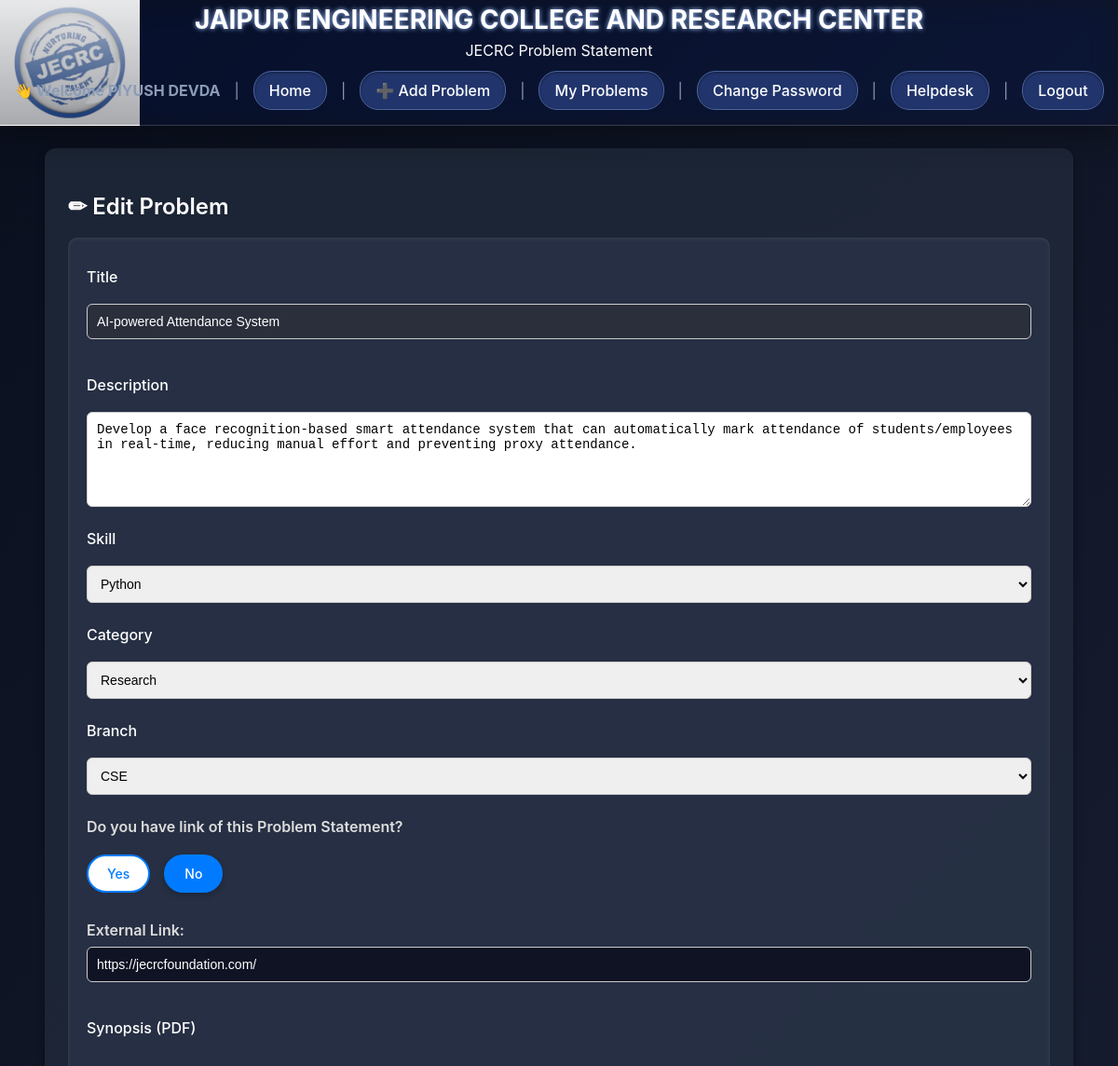
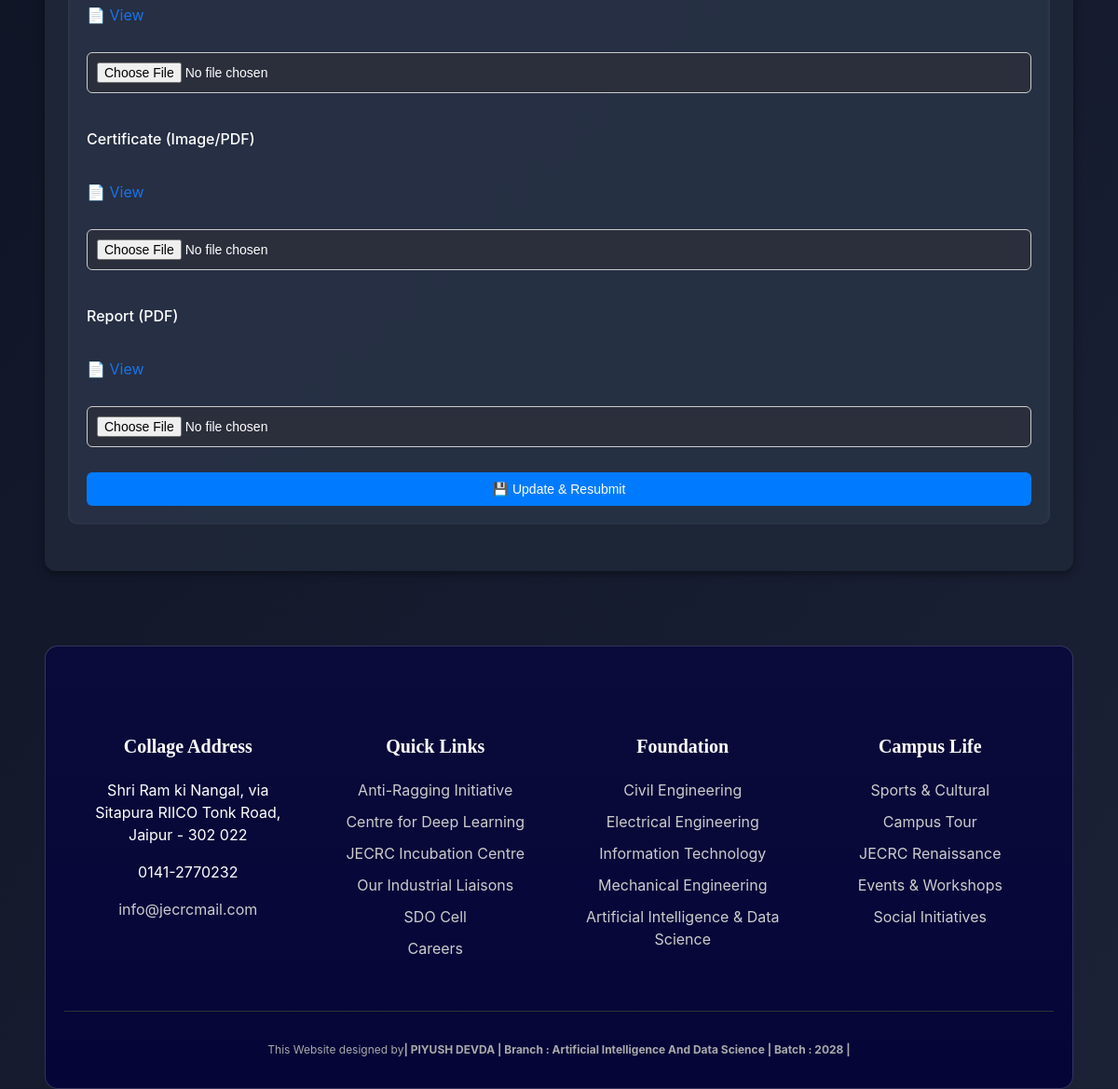
Screenshot of /student/edit_problem/15 (signed in) with the database file from the repository (2 pictures, top to bottom).
### tables this page shows
CREATE TABLE problems (
    id INTEGER PRIMARY KEY AUTOINCREMENT,
    title TEXT UNIQUE,
    description TEXT,
    skill TEXT,
    category TEXT,
    branch TEXT,
    external_link TEXT,
    created_by_name TEXT,
    created_by_roll TEXT,
    created_by_branch TEXT,
    created_by_batch TEXT,
    status TEXT DEFAULT 'Pending'
, created_at DATETIME DEFAULT CURRENT_TIMESTAMP, rejection_reason TEXT, student_id TEXT, synopsis_path TEXT, certificate_path TEXT, report_path TEXT);

### app.py (the view, shortened to what this page needs)
@app.route("/student/edit_problem/<int:pid>", methods=["GET", "POST"])
def student_edit_problem(pid):
    if not require_student():
        return redirect(url_for("login"))
    conn = get_db()
    cur = conn.cursor()
    cur.execute("SELECT * FROM problems WHERE id=? AND created_by_roll=?", (pid, session["user"]))
    problem = cur.fetchone()
    if not problem:
        conn.close()
        flash("Problem not found or not yours.", "danger")
        return redirect(url_for("student_problems"))
    conn.close()
    return render_template("student_edit_problem.html", problem=problem)

### app.py (called while the page is built)
def get_db():
    conn = sqlite3.connect(DB_PATH)
    conn.row_factory = sqlite3.Row
    return conn

def require_student():
    return "user" in session

### templates/student_edit_problem.html (shortened to what this page needs)
{% extends 'base.html' %}
{% block content %}
<div class="dashboard-box">
    <h2>✏ Edit Problem</h2>
    <form method="POST" enctype="multipart/form-data" class="form-container">
        <label>Title</label>
        <input type="text" name="title" value="{{ problem['title'] }}" required />
        <label>Description</label>
        <textarea name="description" rows="5" required>{{ problem['description'] }}</textarea>
        <label>Skill</label>
        <select name="skill" required>
            <option value="Python" {% if problem['skill']=="Python" %}selected{% endif %}>Python</option>
        </select>
        <label>Category</label>
        <select name="category" required>
            <option value="Research" {% if problem['category']=="Research" %}selected{% endif %}>Research</option>
        </select>
        <label>Branch</label>
        <select name="branch" required>
            <option value="CSE" {% if problem['branch']=="CSE" %}selected{% endif %}>CSE</option>
        </select>
<div class="form-group">
    <label>Do you have link of this Problem Statement?</label>
    <div class="toggle-buttons">
        <label for="link_yes" class="btn-toggle">Yes</label>
        <label for="link_no" class="btn-toggle">No</label>
    </div>
</div>
<div class="form-group">
    <label for="external_link">External Link:</label>
    <input type="url" name="external_link" id="external_link"
           value="https://jecrcfoundation.com/" readonly>
</div>
<label>Synopsis (PDF)</label>
{% if problem['synopsis_path'] %}
    <p>
        <a href="{{ url_for('serve_upload', relpath=problem['synopsis_path'].replace('uploads/', '')) }}"
           target="_blank" class="btn-view">📄 View</a>
    </p>
{% endif %}
<input type="file" name="synopsis" accept=".pdf" />
<label>Certificate (Image/PDF)</label>
{% if problem['certificate_path'] %}
    <p>
        <a href="{{ url_for('serve_upload', relpath=problem['certificate_path'].replace('uploads/', '')) }}"
           target="_blank" class="btn-view">📄 View</a>
    </p>
{% endif %}
<input type="file" name="certificate" accept=".pdf,.jpg,.jpeg,.png" />
<label>Report (PDF)</label>
{% if problem['report_path'] %}
    <p>
        <a href="{{ url_for('serve_upload', relpath=problem['report_path'].replace('uploads/', '')) }}"
           target="_blank" class="btn-view">📄 View</a>
    </p>
{% endif %}
<input type="file" name="report" accept=".pdf" />
        <button type="submit" class="btn-submit">💾 Update & Resubmit</button>
    </form>
</div>
{% endblock %}

### templates/base.html (shortened to what this page needs)
<!DOCTYPE html>
<html lang="en">
<head>
 <link rel="stylesheet" href="{{ url_for('static', filename='css/style.css') }}" />
</head>
<body>
    <header class="main-header">
        <div class="header-content centered-title">
            <h1 class="main-college-title">JAIPUR ENGINEERING COLLEGE AND RESEARCH CENTER</h1>
            <h2 class="sub-title">JECRC Problem Statement</h2>
            <nav class="header-nav">
                {% if session.get('user') %}
                    <div class="header-links-group">
                        <span class="welcome-text">👋 Welcome {{ session['student_name'] }}</span>
                        <span>|</span>
                        <a href="{{ url_for('home') }}" class="nav-btn">Home</a>
                        <span>|</span>
                        <a href="{{ url_for('student_add_problem') }}" class="nav-btn">➕ Add Problem</a>
                        <span>|</span>
                        <a href="{{ url_for('student_problems') }}" class="nav-btn">My Problems</a>
                        <span>|</span>
                        <a href="{{ url_for('change_password') }}" class="nav-btn">Change Password</a>
                        <span>|</span>
                        <a href="{{ url_for('helpdesk') }}" class="nav-btn">Helpdesk</a>
                        <span>|</span>
                        <a href="{{ url_for('logout') }}" class="nav-btn">Logout</a>
                    </div>
                {% else %}
                    <a href="{{ url_for('login') }}" class="nav-btn">Student Login</a>
                    <a href="{{ url_for('admin_login') }}" class="nav-btn">Admin Login</a>
                {% endif %}
            </nav>
        </div>
    </header>
    <main>
        {% block content %}{% endblock %}
    </main>
    {% include 'footer.html' %}
</body>
</html>

### static/css/style.css (style rules this page uses)
:root { --bg-grad: radial-gradient(1200px 800px at 10% -10%, #1e88e5 0%, transparent 40%), radial-gradient(1000px 800px at 110% 10%, #9c27b0 0%, transparent 45%), linear-gradient(180deg, #0b1220 0%, #0e1626 100%); --card-bg: rgba(255,255,255,.07); --card-stroke: rgba(255,255,255,.18); --glass: rgba(255,255,255,.08); --text: #e9eef7; --muted: #b9c2d0; --accent: #1a73e8; --accent-2: #7c4dff; --ok: #00c853; --warn: #ffab00; --err: #ff5252; --shadow-1: 0 10px 30px rgba(0,0,0,.35); --shadow-2: 0 20px 60px rgba(0,0,0,.45); --radius-xl: 18px; --radius-2xl: 26px; }
* { box-sizing:border-box }
html,body { height:100%; margin:0; padding:0; font-family: Inter, system-ui, -apple-system, Segoe UI, Roboto, "Helvetica Neue", Arial, "Noto Sans", "Liberation Sans", sans-serif; color:var(--text); background: var(--bg-grad); background-attachment: fixed; line-height:1.5; }
a { color:var(--accent); text-decoration:none }
main { width:min(1200px, 92vw); margin: 24px auto 80px; }
header { position: sticky; top: 0; z-index: 100; backdrop-filter: saturate(180%) blur(14px); background: linear-gradient(180deg, rgba(224, 225, 227, 0.75), rgba(8, 12, 24, 0.35)), url("jecrc_logo1.jpg"); background-repeat: no-repeat; background-position: left center; background-size: 150px auto; border-bottom: 1px solid var(--card-stroke); box-shadow: var(--shadow-1); }
header nav { display:flex; justify-content:center; gap:18px; padding:10px 0 16px 0; flex-wrap:wrap; }
header nav a { padding:10px 14px; border-radius:12px; background:var(--glass); border:1px solid var(--card-stroke); transition: transform .15s ease, box-shadow .2s ease, background .2s ease; text-decoration:none; }
body::before, body::after { content:""; position:fixed; z-index:-1; pointer-events:none; width:40vmax; height:40vmax; border-radius:50%; filter: blur(70px); opacity:.15; mix-blend-mode: screen; animation: drift 24s ease-in-out infinite alternate; }
body::before { top:-10vmax; left:-8vmax; background:#1a73e8 }
body::after { bottom:-12vmax; right:-10vmax; background:#7c4dff; animation-delay: 8s }
body { background: linear-gradient(135deg, #0a0f1e, #1b2236); color: #ffffff; font-family: 'Inter', sans-serif; margin: 0; padding: 0; }
.form-group label { font-weight: 600; margin-bottom: 6px; display: block; color: #ddd; }
.form-group input, .form-group textarea { width: 100%; padding: 12px; border: 1px solid #444; border-radius: 8px; font-size: 14px; background: #0f1324; color: #fff; transition: border 0.2s, box-shadow 0.2s; }
.dashboard-box { background: rgba(30, 39, 56, 0.9); padding: 25px; border-radius: 12px; box-shadow: 0 3px 8px rgba(0,0,0,0.4); margin: 20px auto; color: #ffffff; }
.dashboard-box h2, .dashboard-box h3 { color: #ffffff; font-weight: 600; margin-bottom: 15px; }
.form-container { background: rgba(40, 50, 70, 0.85); padding: 20px; border-radius: 10px; margin-bottom: 25px; box-shadow: inset 0 1px 4px rgba(255,255,255,0.1); }
.form-container label { display: block; margin: 10px 0 5px; color: #ffffff; font-weight: 500; }
.form-container input { width: 100%; padding: 10px; border-radius: 6px; border: 1px solid #444; background: #2b2f3c; color: #ffffff; margin-bottom: 15px; }
.centered-title { flex-direction: column; align-items: center; justify-content: center; text-align: center; }
.main-college-title { color: #fff; font-size: 28px; font-weight: bold; margin: 0; text-shadow: 0 0 5px #a0c2ff; }
.sub-title { color: #fff; font-size: 16px; margin: 0; font-weight: normal; }
.header-nav { display: flex; align-items: center; }
.header-links-group { display: flex; align-items: center; gap: 15px; }
.header-links-group span { color: #8c9cb6; }
.nav-btn { background-color: #21356c; color: #fff; padding: 8px 16px; border-radius: 20px; text-decoration: none; font-weight: 500; transition: background-color 0.3s ease, transform 0.2s ease; border: 1px solid #4d649d; box-shadow: inset 0 1px 3px rgba(0, 0, 0, 0.4); }
.welcome-text { color: #a0c2ff; font-weight: bold; }

### rows the page displays
problems: student_name "PIYUSH DEVDA", title "AI-powered Attendance System", description "Develop a face recognition-based smart attendance system that can automatically mark attendance of students/employees in real-time, reducing manual effort and preventing proxy attendance.", skill "Python", branch "CSE"
